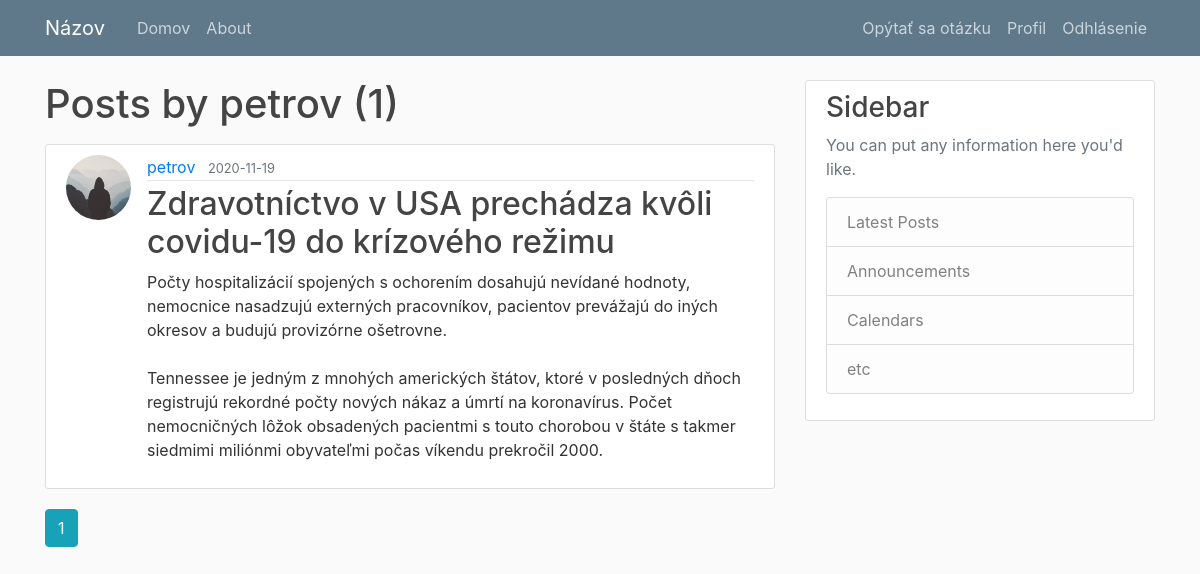
The app's page /user/petrov (signed in) with its own data.
### application/models.py (models this page shows, shortened)
class User(db.Model, UserMixin):
    id = db.Column(db.Integer, primary_key=True)
    username = db.Column(db.String(20), unique=True, nullable=False)
    email = db.Column(db.String(120), unique=True, nullable=False)
    image_file = db.Column(db.String(20), nullable=False, default='default.jpg')
    password = db.Column(db.String(60), nullable=False)
    posts = db.relationship('Post', backref='author', lazy=True)
    comments = db.relationship('Comment', backref='author', lazy=True)
    comment_likes = db.relationship('CommentLike', backref='user', lazy=True)
    post_likes = db.relationship('PostLike', backref='user', lazy=True)
    trustworthy_submissions = db.relationship('TrustworthySubmission', backref='user', lazy=True)

class Post(db.Model):
    id = db.Column(db.Integer, primary_key=True)
    title =  db.Column(db.String(100), nullable=False)
    url = db.Column(db.String(250), nullable=False)
    date_posted = db.Column(db.DateTime, nullable=False, default=datetime.utcnow())
    content = db.Column(db.Text, nullable=False)
    user_id = db.Column(db.Integer, db.ForeignKey('user.id'), nullable=False)
    comments = db.relationship('Comment', backref='post', lazy=True)
    likes = db.relationship('PostLike', backref='post', lazy=True)
    trustworthy_submissions = db.relationship('TrustworthySubmission', backref='post', lazy=True)
    keywords = db.relationship('KeyWord', backref='post', lazy=True)
    votes = 0
    can_upvote = True
    can_downvote = True

### application/users/routes.py (the view)
@users.route('/user/<string:username>')
def user_posts(username):
    page = request.args.get('page', 1, type=int)
    user = User.query.filter_by(username=username).first_or_404()
    posts = Post.query.filter_by(author=user)\
        .order_by(Post.date_posted.desc())\
        .paginate(page=page, per_page=5)
    return render_template('user_posts.html', posts=posts, user=user)

### application/models.py (called while the page is built)
@login_manager.user_loader
def load_user(user_id):
    return User.query.get(int(user_id))

### application/templates/user_posts.html
{% extends "layout.html" %}
{% block content %}
<h1 class="mb-3">Posts by {{ user.username }} ({{ posts.total }})</h1>
{% for post in posts.items %}
<article class="media content-section">
  <img class="rounded-circle article-img"
    src="{{ url_for('static', filename='profile_pics/' + post.author.image_file) }}">
  <div class="media-body">
    <div class="article-metadata">
      <a class="mr-2"
        href="{{ url_for('users.user_posts', username=post.author.username) }}">{{ post.author.username }}</a>
      <small class="text-muted">{{ post.date_posted.strftime('%Y-%m-%d') }}</small>
    </div>
    <h2><a class="article-title" href="{{ url_for('posts.post', post_id=post.id) }}">{{ post.title }}</a></h2>
    <p class="article-content">{{ post.content }}</p>
  </div>
</article>
{% endfor %}
{% for page_num in posts.iter_pages(left_edge=1, right_edge=1, left_current=1, right_current=2) %}
{% if page_num %}
{% if posts.page == page_num %}
<a class="btn btn-info mb-4"
  href="{{ url_for('users.user_posts', username=user.username, page=page_num) }}">{{ page_num }}</a>
{% else %}
<a class="btn btn-outline-info mb-4"
  href="{{ url_for('users.user_posts', username=user.username, page=page_num) }}">{{ page_num }}</a>
{% endif %}
{% else %}
...
{% endif %}
{% endfor %}
{% endblock content %}

### application/static/main.css (style rules this page uses)
body { background: #fafafa; color: #333333; margin-top: 5rem; }
h1, h2, h3, h4, h5, h6 { color: #444444; }
.content-section { background: #ffffff; padding: 10px 20px; border: 1px solid #dddddd; border-radius: 3px; margin-bottom: 20px; }
.article-title { color: #444444; }
.article-content { white-space: pre-line; }
.article-img { height: 65px; width: 65px; margin-right: 16px; }
.article-metadata { padding-bottom: 1px; margin-bottom: 4px; border-bottom: 1px solid #e3e3e3; }

### records on screen
User: username "petrov"
Post: image_file (placeholder picture), author.username "petrov", date_posted "2020-11-19", title "Zdravotníctvo v USA prechádza kvôli covidu-19 do krízového režimu", content "Počty hospitalizácií spojených s ochorením dosahujú nevídané hodnoty, nemocnice nasadzujú externých pracovníkov, pacientov prevážajú do iných okresov a budujú provizórne ošetrovne. Tennessee je jedným z mnohých amerických štátov, ktoré v posledných dňoch registrujú rekordné počty nových nákaz a úmrtí na koronavírus. Počet nemocničných lôžok obsadených pacientmi s touto chorobou v štáte s takmer siedmimi miliónmi obyvateľmi počas víkendu prekročil 2000."

### other values on screen
{{ posts.total }} "1"
{{ page_num }} "1"
